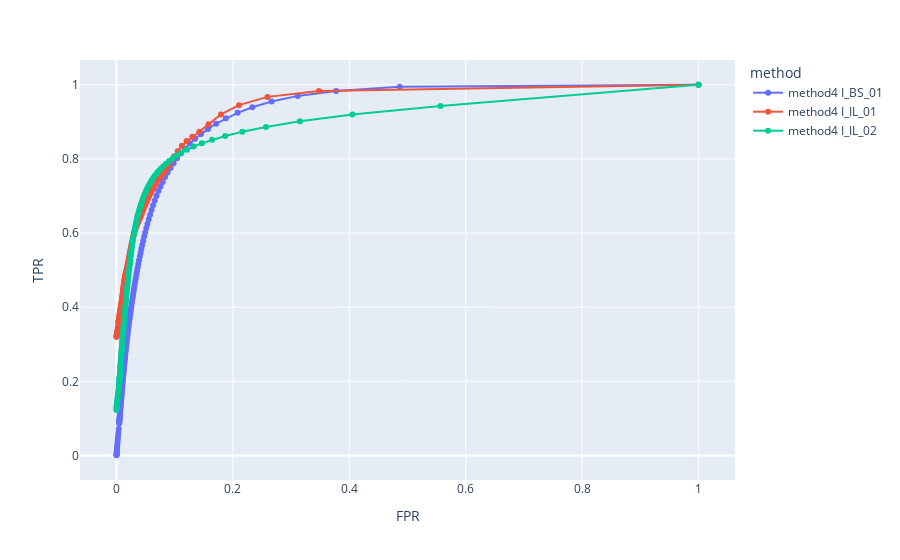

The code cell stored with this chart in its notebook:
### Code cell
df = get_df("result_method4.txt")
fig = px.line(df, x="FPR", y="TPR", color="method", hover_name="treshold", markers=True)
fig.show()

### Figure 1 — Plotly figure (JSON) as saved in the notebook; plotly's stock layout.template omitted (floating-point values rounded to 4 significant figures; data arrays with more than 128 entries replaced by an {"elided": "..."} marker saying what was removed)
{"data": [{"hovertemplate": "<b>%{hovertext}</b><br><br>method=method4 I_BS_01<br>FPR=%{x}<br>TPR=%{y}<extra></extra>", "hovertext": {"elided": "144 int values"}, "legendgroup": "method4 I_BS_01", "line": {"color": "#636efa", "dash": "solid"}, "marker": {"symbol": "circle"}, "mode": "lines+markers", "name": "method4 I_BS_01", "orientation": "v", "showlegend": true, "type": "scatter", "x": {"elided": "144 float values"}, "xaxis": "x", "y": {"elided": "144 float values"}, "yaxis": "y"}, {"hovertemplate": "<b>%{hovertext}</b><br><br>method=method4 I_IL_01<br>FPR=%{x}<br>TPR=%{y}<extra></extra>", "hovertext": {"elided": "144 int values"}, "legendgroup": "method4 I_IL_01", "line": {"color": "#EF553B", "dash": "solid"}, "marker": {"symbol": "circle"}, "mode": "lines+markers", "name": "method4 I_IL_01", "orientation": "v", "showlegend": true, "type": "scatter", "x": {"elided": "144 float values"}, "xaxis": "x", "y": {"elided": "144 float values"}, "yaxis": "y"}, {"hovertemplate": "<b>%{hovertext}</b><br><br>method=method4 I_IL_02<br>FPR=%{x}<br>TPR=%{y}<extra></extra>", "hovertext": {"elided": "144 int values"}, "legendgroup": "method4 I_IL_02", "line": {"color": "#00cc96", "dash": "solid"}, "marker": {"symbol": "circle"}, "mode": "lines+markers", "name": "method4 I_IL_02", "orientation": "v", "showlegend": true, "type": "scatter", "x": {"elided": "144 float values"}, "xaxis": "x", "y": {"elided": "144 float values"}, "yaxis": "y"}], "layout": {"autosize": true, "legend": {"title": {"text": "method"}, "tracegroupgap": 0}, "margin": {"t": 60}, "xaxis": {"anchor": "y", "autorange": true, "domain": [0, 1], "range": [-0.06082, 1.061], "title": {"text": "FPR"}, "type": "linear"}, "yaxis": {"anchor": "x", "autorange": true, "domain": [0, 1], "range": [-0.07013, 1.071], "title": {"text": "TPR"}, "type": "linear"}}}
